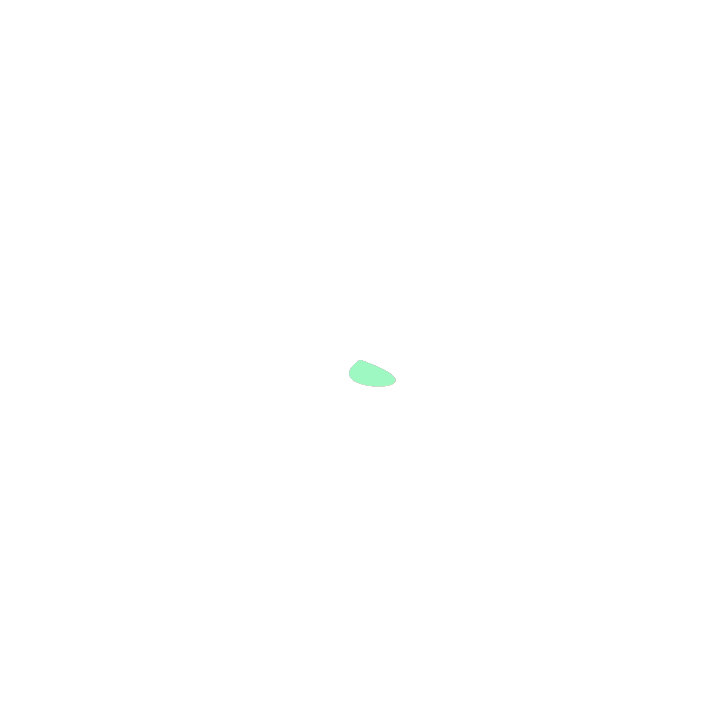
Frame 1 (no input)
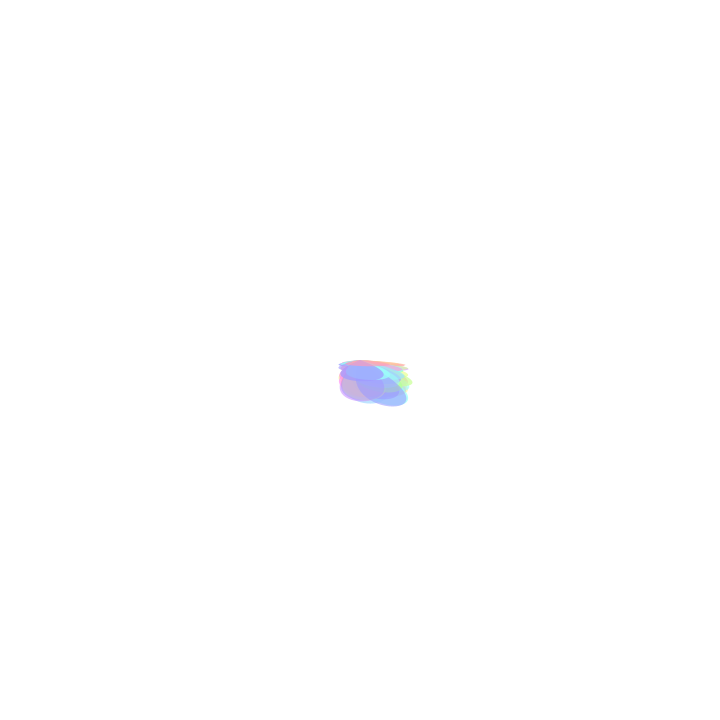
Frame 60 (the mouse pressed at the canvas centre just before this capture)
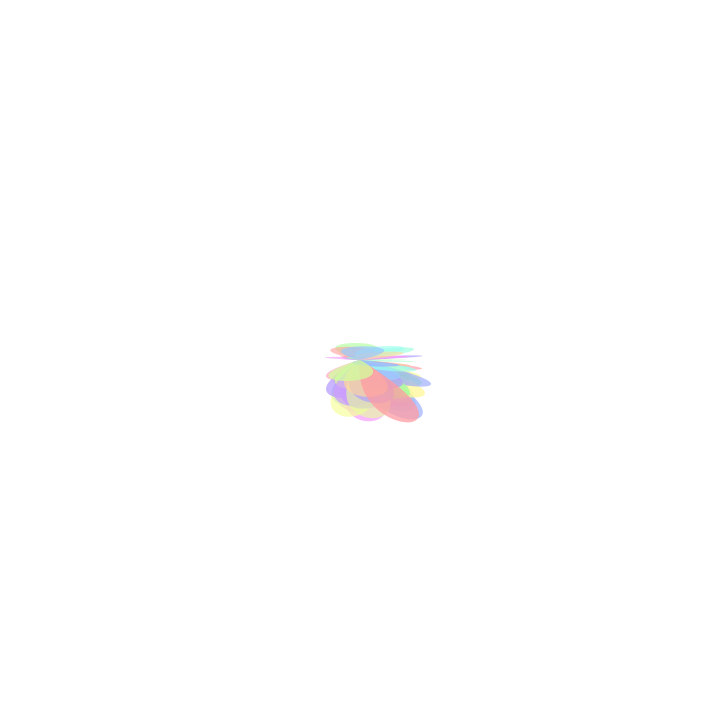
Frame 120 (the mouse held since frame 60 and released just before this capture)

The Processing sketch that drew these frames (run headless with seeded random() and noise(); from frame 60 on, the mouse is pressed at the canvas centre):

// Processing sketch: processing_154133
// ── processing_154133.pde

// DEFINIZIONE DELLA  CLASSE Agente

class Agente
{
    PVector pos;
    PVector vel;
   
    Agente (PVector start) 
    {
        pos = start.get();
        vel = new PVector( random(-0.5,0.5), random(-0.5,0.5) );
    }
   
    void update() 
    {
        if (random(100)<1) 
        {
            vel = new PVector( random(-0.5,0.5), random(-0.5,0.5) );
        }
        pos.add(vel);
        if (pos.dist(centro) > 350) 
        {
            vel.mult(-1);                // inverte la direzione
        }
    }
   
    void display() 
    {
        noStroke();
        fill (random(255), 100, 255, random(150,200));
        bezier(width/2.0, height/2.0, pos.x+100, pos.y+35, pos.x-50, pos.y+35, width/2.0, height/2.0); 
    }
}
 
// USO DELLA CLASSE Agente

Agente[] agenti = new Agente[70];
PVector centro;
 
void setup()
{
    size(720, 720);
    colorMode(HSB);
    centro = new PVector(width/2, height/2);
   
    for (int i=0;  i<agenti.length;  i++) 
    {
        agenti[i] = new Agente( centro );
    }
}
 
void draw()
{
    background(255);
    for (Agente a : agenti) 
    {
      a.update();
      a.display();
    }
}
